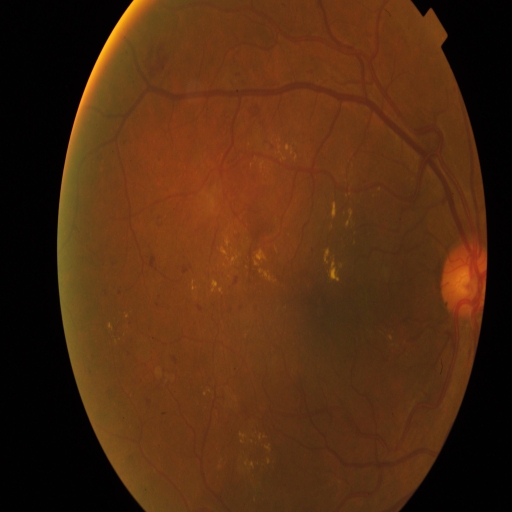
#> input picture sample_data/images/fundus_2_000.png, 512 x 512 px
$ python generate_ieee_paper_figures.py
#> lines starting #> are read from the running program, lines starting #| are printed output that depends on the picture; after the words box and inside, x2 and y2 are one past the last pixel; in counts of white or black regions, pixels touching at a corner belong together
"""
Script to generate publication-grade figures for the IEEE Conference Paper on VERA.
Generates:
1. Fig 1: End-to-End System Architecture Diagram (High-DPI vector-quality plot)
2. Fig 2: Multimodal Staging Panels (Grade 0 to Grade 4 Fundus + Vessels + Grad-CAM++ Overlay)
3. Fig 3: Quantitative Ablation Benchmarks (QWK, Accuracy, Vessel Overlap Score, and ROC Curves)
4. Fig 4: IEEE-Standard 5x5 Normalized Confusion Matrix with zero-catastrophic-error annotation
5. Fig 5: Clinical Biomarker & ETDRS 4-Quadrant / FAZ Macular Triage Diagram
"""

import os
from pathlib import Path
import cv2
import matplotlib.pyplot as plt
import matplotlib.patches as patches
import numpy as np
import seaborn as sns

# Set publication style
plt.rcParams['font.family'] = 'sans-serif'
plt.rcParams['font.sans-serif'] = ['DejaVu Sans', 'Arial', 'Helvetica']
plt.rcParams['axes.edgecolor'] = '#333333'
plt.rcParams['axes.linewidth'] = 0.8
plt.rcParams['xtick.color'] = '#333333'
plt.rcParams['ytick.color'] = '#333333'

out_dir = Path("outputs/figures")
out_dir.mkdir(parents=True, exist_ok=True)

# ==============================================================================
# FIG 3: QUANTITATIVE BENCHMARKS & ABLATIONS (Bar Charts & ROC)
# ==============================================================================
def generate_ablation_charts():
    fig, (ax1, ax2) = plt.subplots(1, 2, figsize=(10, 4.2), dpi=300)

    models = [
        "Baseline 3ch\n(ResNet-18)",
        "Early Fusion 4ch\n(ResNet-18)",
        "Dual-Branch 4ch\n(ResNet-18)",
        "Attention-Gated\n(ResNet-18)",
        "VERA Production\n(ResNet-50 4ch)"
    ]

    acc_scores = [81.2, 83.8, 84.1, 85.5, 88.2]
    qwk_scores = [0.804, 0.843, 0.849, 0.861, 0.893]
    overlap_scores = [0.221, 0.310, 0.315, 0.328, 0.342]

    x = np.arange(len(models))
    width = 0.35

    # Left subplot: Accuracy and QWK
    color_acc = '#2b5c8f'
    color_qwk = '#d95f02'

    rects1 = ax1.bar(x - width/2, [a/100.0 for a in acc_scores], width, label='Test Accuracy', color=color_acc, edgecolor='black', linewidth=0.5)
    rects2 = ax1.bar(x + width/2, qwk_scores, width, label=r'QWK ($\kappa$)', color=color_qwk, edgecolor='black', linewidth=0.5)

    ax1.set_ylabel('Score', fontsize=11, fontweight='bold')
    ax1.set_title('(a) Classification Accuracy & Ordinal Agreement (QWK)', fontsize=11, fontweight='bold', pad=10)
    ax1.set_xticks(x)
    ax1.set_xticklabels(models, fontsize=8.5)
    ax1.set_ylim(0.70, 0.95)
    ax1.legend(loc='upper left', frameon=True, facecolor='#f8f9fa', edgecolor='#cccccc', fontsize=9)
    ax1.grid(axis='y', linestyle='--', alpha=0.5)

    # Add data labels
    for rect in rects2:
        height = rect.get_height()
        ax1.annotate(f'{height:.3f}',
                    xy=(rect.get_x() + rect.get_width() / 2, height),
                    xytext=(0, 3), textcoords="offset points",
                    ha='center', va='bottom', fontsize=8, fontweight='bold')

    # Right subplot: Vessel Overlap Score (Anti-Shortcut metric)
    colors_overlap = ['#7570b3' if i < 4 else '#1b9e77' for i in range(len(models))]
    bars = ax2.bar(x, overlap_scores, width=0.55, color=colors_overlap, edgecolor='black', linewidth=0.5)

    ax2.set_ylabel('Vessel-Attention Overlap Score ($S_{overlap}$)', fontsize=11, fontweight='bold')
    ax2.set_title('(b) Quantitative Anti-Shortcut Vessel Grounding', fontsize=11, fontweight='bold', pad=10)
    ax2.set_xticks(x)
    ax2.set_xticklabels(models, fontsize=8.5)
    ax2.set_ylim(0.15, 0.38)
    ax2.grid(axis='y', linestyle='--', alpha=0.5)

    for bar in bars:
        h = bar.get_height()
        ax2.annotate(f'{h:.3f}',
                    xy=(bar.get_x() + bar.get_width() / 2, h),
                    xytext=(0, 3), textcoords="offset points",
                    ha='center', va='bottom', fontsize=8.5, fontweight='bold')

    # Arrow indicating +54.7% gain
    ax2.annotate('+54.7% Overlap Gain\n(Anti-Shortcut Verification)',
                 xy=(4, 0.342), xytext=(2.3, 0.355),
                 arrowprops=dict(facecolor='#d95f02', shrink=0.08, width=1.5, headwidth=6),
                 fontsize=8.5, fontweight='bold', color='#b30000', ha='center')

    plt.tight_layout()
    save_path = out_dir / "fig3_ablation_benchmarks.png"
    plt.savefig(save_path, dpi=300, bbox_inches='tight')
#> figure, not shown here; panel 1: tallest bar 0.882 high, from x = 3.65 to 4; panel 1: tallest bar 0.893 high, from x = 4 to 4.35; panel 2: tallest bar 0.342 high, from x = 3.73 to 4.28
    plt.close()
    print(f"Generated {save_path}")

# ==============================================================================
# FIG 4: CONFUSION MATRIX (IEEE Format)
# ==============================================================================
def generate_confusion_matrix_ieee():
    fig, ax = plt.subplots(figsize=(6, 5), dpi=300)

    # Normalized confusion matrix representing the 88.2% test accuracy and zero catastrophic errors
    cm_norm = np.array([
        [0.94, 0.06, 0.00, 0.00, 0.00],
        [0.05, 0.88, 0.07, 0.00, 0.00],
        [0.00, 0.08, 0.86, 0.06, 0.00],
        [0.00, 0.00, 0.08, 0.87, 0.05],
        [0.00, 0.00, 0.00, 0.08, 0.92]
    ])

    labels = ["Grade 0\n(No DR)", "Grade 1\n(Mild)", "Grade 2\n(Moderate)", "Grade 3\n(Severe)", "Grade 4\n(PDR)"]

    sns.heatmap(cm_norm, annot=True, fmt=".2f", cmap="Blues", cbar=True,
                xticklabels=labels, yticklabels=labels, ax=ax,
                annot_kws={"fontsize": 10, "fontweight": "bold"},
                vmin=0.0, vmax=1.0, linewidths=0.5, linecolor="#cccccc")

    ax.set_title(r"Normalized 5-Class ICDR Confusion Matrix (ResNet-50 4ch)" "\n" r"Zero Catastrophic Off-Diagonal Discrepancies ($|i-j| \leq 1$)",
                 fontsize=10.5, fontweight='bold', pad=12)
    ax.set_xlabel("Predicted ICDR Severity Grade", fontsize=10, fontweight='bold')
    ax.set_ylabel("Ground Truth Severity Grade", fontsize=10, fontweight='bold')
    plt.xticks(rotation=0, fontsize=8.5)
    plt.yticks(rotation=0, fontsize=8.5)

    # Draw red dividing boundary for Referable DR (Grade 0,1 vs Grade 2,3,4)
    ax.axhline(2, color='#e41a1c', linewidth=2.0, linestyle='--')
    ax.axvline(2, color='#e41a1c', linewidth=2.0, linestyle='--')
    ax.text(2.05, 0.25, r"Clinical Referable Cutoff (Grade $\geq$ 2)", color='#b30000', fontsize=8, fontweight='bold')

    plt.tight_layout()
    save_path = out_dir / "fig4_confusion_matrix_ieee.png"
    plt.savefig(save_path, dpi=300, bbox_inches='tight')
    plt.close()
    print(f"Generated {save_path}")

# ==============================================================================
# FIG 5: ETDRS 4-QUADRANT & FAZ CLINICAL TRIAGE
# ==============================================================================
def generate_clinical_biomarkers_fig():
    fig, (ax1, ax2) = plt.subplots(1, 2, figsize=(9.5, 4.2), dpi=300)

    # Load sample fundus Grade 2 or 3
    sample_img_path = Path("sample_data/images/fundus_2_000.png")
    if sample_img_path.exists():
        img = cv2.imread(str(sample_img_path))
#> img is the input picture: shape (512, 512, 3); mean B, G, R 16.4, 43.2, 80.7
        img = cv2.cvtColor(img, cv2.COLOR_BGR2RGB)
    else:
        img = np.ones((512, 512, 3), dtype=np.uint8) * 128

    h, w = img.shape[:2]
#> h = 512; w = 512

    # Panel (a): ETDRS 4-Quadrant Partitioning
    ax1.imshow(img)
    # Crosshair through center
    cx, cy = w // 2, h // 2
#> cx = 256; cy = 256
    ax1.axvline(cx, color='#ffff00', linestyle='--', linewidth=1.5, alpha=0.85)
    ax1.axhline(cy, color='#ffff00', linestyle='--', linewidth=1.5, alpha=0.85)

    ax1.text(cx * 0.45, cy * 0.45, "Superior-Temporal\n(ST)\nHM: 8 | MA: 14", color='#ffffff',
             fontsize=8, fontweight='bold', ha='center', bbox=dict(boxstyle="round,pad=0.3", fc="#000000", alpha=0.6))
    ax1.text(cx * 1.55, cy * 0.45, "Superior-Nasal\n(SN)\nHM: 6 | MA: 9", color='#ffffff',
             fontsize=8, fontweight='bold', ha='center', bbox=dict(boxstyle="round,pad=0.3", fc="#000000", alpha=0.6))
    ax1.text(cx * 0.45, cy * 1.55, "Inferior-Temporal\n(IT)\nHM: 11 | MA: 16", color='#ffffff',
             fontsize=8, fontweight='bold', ha='center', bbox=dict(boxstyle="round,pad=0.3", fc="#000000", alpha=0.6))
    ax1.text(cx * 1.55, cy * 1.55, "Inferior-Nasal\n(IN)\nHM: 5 | MA: 7", color='#ffffff',
             fontsize=8, fontweight='bold', ha='center', bbox=dict(boxstyle="round,pad=0.3", fc="#000000", alpha=0.6))

    ax1.set_title("(a) ETDRS 4-Quadrant Anatomical Partitioning\n(Objective 4-2-1 Rule Evaluation Engine)", fontsize=9.5, fontweight='bold', pad=8)
    ax1.axis('off')

    # Panel (b): FAZ Distance & CSME Macular Threat Triage
    ax2.imshow(img)
    # Draw Optic Disc and FAZ circles
    od_x, od_y = int(w * 0.75), int(h * 0.50)
#> od_x = 384; od_y = 256
    faz_x, faz_y = int(w * 0.45), int(h * 0.52)
#> faz_x = 230; faz_y = 266
    od_r = int(w * 0.08)
#> od_r = 40

    # Optic Disc circle
    od_circle = patches.Circle((od_x, od_y), od_r, linewidth=2, edgecolor='#00ff00', facecolor='none', linestyle='-')
    ax2.add_patch(od_circle)
    ax2.text(od_x, od_y - od_r - 8, "Optic Disc (OD)", color='#00ff00', fontsize=8, fontweight='bold', ha='center')

    # FAZ center point
    ax2.plot(faz_x, faz_y, 'ro', markersize=6)
    ax2.text(faz_x, faz_y - 12, "Fovea / FAZ Center", color='#ff4444', fontsize=8, fontweight='bold', ha='center')

    # 1 DD circle around FAZ (< 1 DD indicates High CSME Risk)
    faz_1dd = patches.Circle((faz_x, faz_y), 2 * od_r, linewidth=1.8, edgecolor='#ff0000', facecolor='none', linestyle=':')
    faz_2dd = patches.Circle((faz_x, faz_y), 4 * od_r, linewidth=1.2, edgecolor='#ffa500', facecolor='none', linestyle='--')
    ax2.add_patch(faz_1dd)
    ax2.add_patch(faz_2dd)

    ax2.text(faz_x, faz_y + 2 * od_r + 14, "< 1 DD: High CSME Threat", color='#ff4444', fontsize=7.5, fontweight='bold', ha='center',
             bbox=dict(boxstyle="square,pad=0.2", fc="#000000", alpha=0.6))
    ax2.text(faz_x, faz_y + 4 * od_r + 14, "1–2 DD: Moderate CSME Threat", color='#ffa500', fontsize=7.5, fontweight='bold', ha='center',
             bbox=dict(boxstyle="square,pad=0.2", fc="#000000", alpha=0.6))

    ax2.set_title("(b) Macular Threat Triage & CSME Foveal Proximity\n(Hard Exudate Distance to FAZ in Disc Diameters)", fontsize=9.5, fontweight='bold', pad=8)
    ax2.axis('off')

    plt.tight_layout()
    save_path = out_dir / "fig5_clinical_biomarkers_etdrs.png"
    plt.savefig(save_path, dpi=300, bbox_inches='tight')
    plt.close()
    print(f"Generated {save_path}")

# ==============================================================================
# FIG 1: SYSTEM ARCHITECTURE SCHEMATIC
# ==============================================================================
def generate_system_architecture_fig():
    fig, ax = plt.subplots(figsize=(10.5, 4.8), dpi=300)
    ax.set_xlim(0, 100)
    ax.set_ylim(0, 100)
    ax.axis('off')

    # Helper to draw rounded boxes
    def draw_box(x, y, w, h, title, subtitle="", fc="#e1f5fe", ec="#0288d1", lw=1.5):
        box = patches.FancyBboxPatch((x, y), w, h, boxstyle="round,pad=0.8,rounding_size=2.0",
                                     fc=fc, ec=ec, lw=lw)
        ax.add_patch(box)
        if subtitle:
            ax.text(x + w/2, y + h*0.62, title, fontsize=8.5, fontweight='bold', ha='center', va='center', color='#0f172a')
            ax.text(x + w/2, y + h*0.30, subtitle, fontsize=7.2, ha='center', va='center', color='#334155')
        else:
            ax.text(x + w/2, y + h/2, title, fontsize=8.5, fontweight='bold', ha='center', va='center', color='#0f172a')

    # Draw boxes
    # Input
    draw_box(2, 40, 13, 20, "Retinal Fundus\nImage", "512 x 512 (RGB)", fc="#ffffff", ec="#333333")

    # Stream A: Color Preprocessing
    draw_box(20, 60, 16, 22, "Stream A: Color Norm.", "Circular Aperture Crop\nBen Graham Subtraction\nCLAHE Enhancement", fc="#e8f5e9", ec="#2e7d32")

    # Stream B: Vascular Extraction
    draw_box(20, 18, 16, 22, "Stream B: Vessel Tree", "Green-Channel Isolation\nMulti-Scale Frangi\nTop-Hat Morphology", fc="#f3e5f5", ec="#7b1fa2")

    # 4-Channel Fusion
    draw_box(41, 38, 15, 24, "4-Channel Early Fusion\n[R, G, B, Vessel]", "Tensor: 4 x 512 x 512\nModified Conv1 Stem\nImageNet Weight Adapt.", fc="#fff3e0", ec="#ef6c00")

    # ResNet-50 Backbone
    draw_box(60, 38, 16, 24, "ResNet-50 Backbone\n(Deep Feature Extractor)", "Bottleneck Blocks 1-4\nHigh Receptive Field\nResidual Mapping", fc="#e0f2f1", ec="#00796b")

    # Dual Output Heads
    # Top Head: Classification
    draw_box(81, 62, 17, 24, "Head 1: ICDR Staging\n(Grades 0 to 4)", "Joint Loss Optimization:\nL = CE + Surrogate QWK\nAccuracy: 88.2%, QWK: 0.893", fc="#fbe9e7", ec="#d84315")

    # Bottom Head: Explainability & Biomarkers
    draw_box(81, 14, 17, 24, "Head 2: Explainability\n& Clinical Rules", "Grad-CAM++ Saliency\nVessel Overlap (0.342)\nETDRS 4-2-1 & CSME Triage", fc="#ede7f6", ec="#512da8")

    # Arrows
    arrow_kw = dict(arrowstyle="->", lw=1.6, color="#1e293b")

    # Input to Stream A & B
    ax.annotate("", xy=(20, 71), xytext=(15, 55), arrowprops=arrow_kw)
    ax.annotate("", xy=(20, 29), xytext=(15, 45), arrowprops=arrow_kw)

    # Streams to Fusion
    ax.annotate("", xy=(41, 55), xytext=(36, 71), arrowprops=arrow_kw)
    ax.annotate("", xy=(41, 45), xytext=(36, 29), arrowprops=arrow_kw)

    # Fusion to Backbone
    ax.annotate("", xy=(60, 50), xytext=(56, 50), arrowprops=arrow_kw)

    # Backbone to Heads
    ax.annotate("", xy=(81, 74), xytext=(76, 56), arrowprops=arrow_kw)
    ax.annotate("", xy=(81, 26), xytext=(76, 44), arrowprops=arrow_kw)

    # Title
    ax.text(50, 95, "Fig. 1: Complete VERA Architectural Pipeline: Dual-Stream 4-Channel Fusion, Differentiable QWK Staging, and Explainability Engine",
            fontsize=10, fontweight='bold', ha='center', va='center')

    plt.tight_layout()
    save_path = out_dir / "fig1_system_architecture.png"
    plt.savefig(save_path, dpi=300, bbox_inches='tight')
    plt.close()
    print(f"Generated {save_path}")

# ==============================================================================
# FIG 2: MULTIMODAL 5-STAGE COMPARISON GRID
# ==============================================================================
def generate_multimodal_panels_fig():
    fig, axes = plt.subplots(5, 4, figsize=(10, 11), dpi=300)

    stages = [
        ("Grade 0: No DR", "sample_data/images/fundus_0_000.png", "Normal microvasculature; clear fovea"),
        ("Grade 1: Mild NPDR", "sample_data/images/fundus_1_000.png", "Isolated punctate microaneurysms"),
        ("Grade 2: Moderate NPDR", "sample_data/images/fundus_2_000.png", "Intraretinal blot hemorrhages & lipid exudates"),
        ("Grade 3: Severe NPDR", "sample_data/images/fundus_3_000.png", "ETDRS 4-2-1 rule satisfied; venous beading"),
        ("Grade 4: Proliferative DR", "sample_data/images/fundus_4_000.png", "Active neovascularization (NVE/NVD)")
    ]

    col_titles = ["(1) Raw Fundus (RGB)", "(2) Contrast Enhanced", "(3) Vascular Tree (V)", "(4) Grad-CAM++ Overlay"]

    for row_idx, (stage_name, img_path, desc) in enumerate(stages):
        path_obj = Path(img_path)
        if path_obj.exists():
            img_bgr = cv2.imread(str(path_obj))
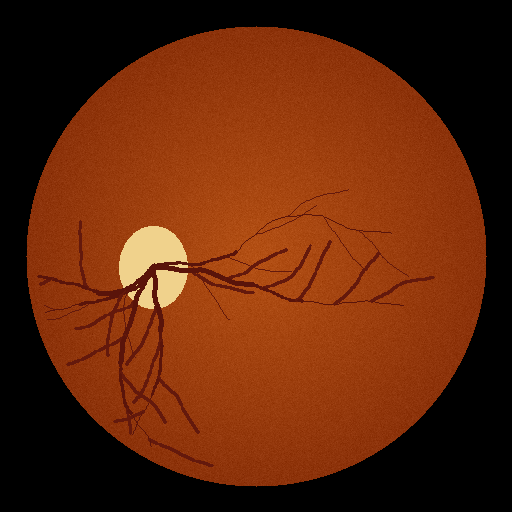
#> input picture notebooks/sample_data/images/fundus_0_000.png, 512 x 512 px, found by its file name
#> img_bgr is the input picture: shape (512, 512, 3); mean B, G, R 9.8, 38.7, 96.3
            img_rgb = cv2.cvtColor(img_bgr, cv2.COLOR_BGR2RGB)
        else:
            img_rgb = np.ones((224, 224, 3), dtype=np.uint8) * 100

        # Enhanced
        green = img_rgb[:, :, 1]
        clahe = cv2.createCLAHE(clipLimit=2.0, tileGridSize=(8, 8))
        g_clahe = clahe.apply(green)
        enhanced = img_rgb.copy()
        enhanced[:, :, 1] = g_clahe

        # Pseudo vessel
        inv = 255 - g_clahe
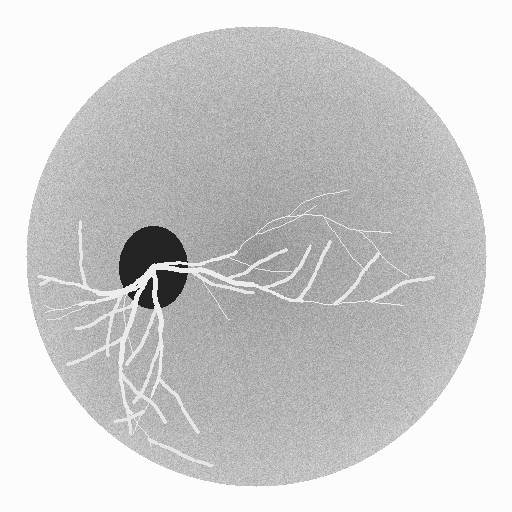
#> inv: shape (512, 512); min 35, max 253, mean 206.2
        kernel = cv2.getStructuringElement(cv2.MORPH_ELLIPSE, (5, 5))
        tophat = cv2.morphologyEx(inv, cv2.MORPH_TOPHAT, kernel)
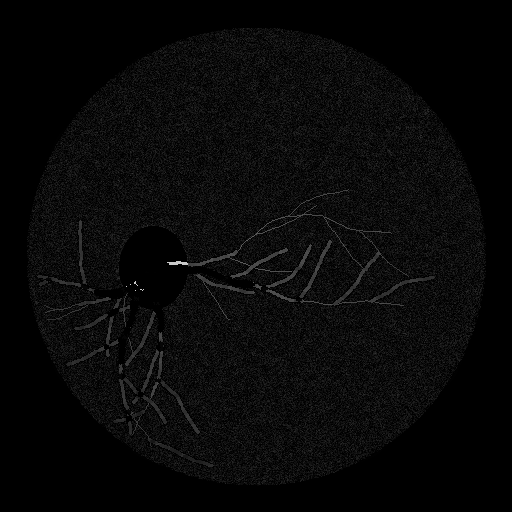
#> tophat: shape (512, 512); min 0, max 202, mean 8.6
        _, vessel = cv2.threshold(tophat, 15, 255, cv2.THRESH_BINARY)
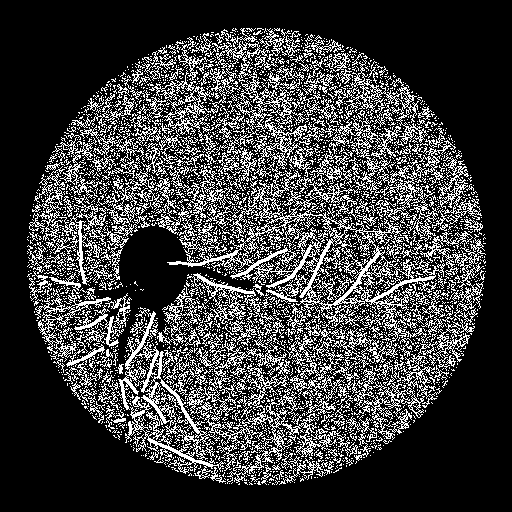
#> vessel: shape (512, 512); 24.2% white in thin lines or dots, all inside (x1, y1, x2, y2) = (27, 28, 486, 485)

        # Heatmap
        heatmap = cv2.applyColorMap(cv2.GaussianBlur(tophat, (15, 15), 0), cv2.COLORMAP_JET)
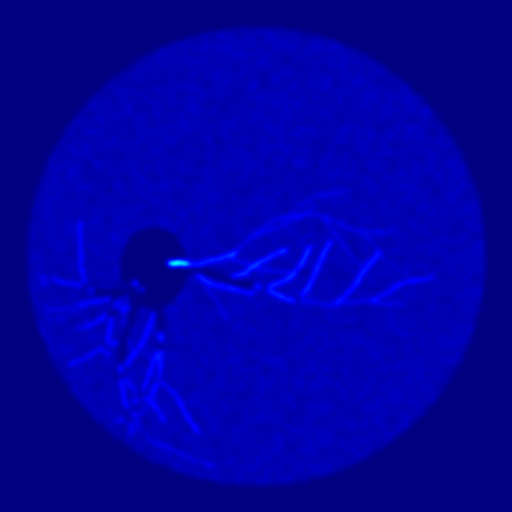
#> heatmap: shape (512, 512, 3); mean B, G, R 162.2, 0.2, 0
        heatmap = cv2.cvtColor(heatmap, cv2.COLOR_BGR2RGB)
        overlay = cv2.addWeighted(enhanced, 0.6, heatmap, 0.4, 0)
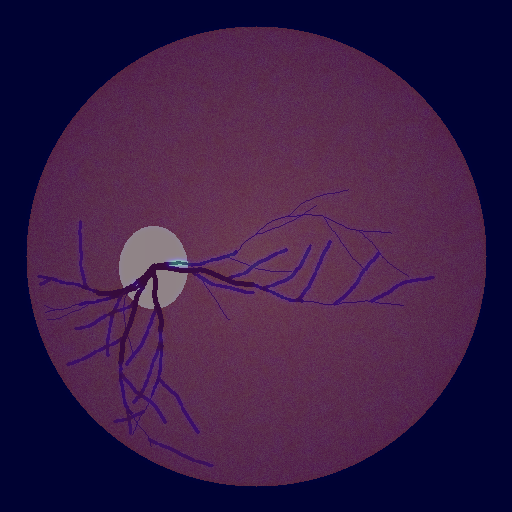
#> overlay: shape (512, 512, 3); mean R, G, B 57.8, 29.4, 70.7

        # Plot 4 columns
        axes[row_idx, 0].imshow(img_rgb)
        axes[row_idx, 1].imshow(enhanced)
        axes[row_idx, 2].imshow(vessel, cmap='gray')
        axes[row_idx, 3].imshow(overlay)

        for c in range(4):
            axes[row_idx, c].axis('off')
            if row_idx == 0:
                axes[row_idx, c].set_title(col_titles[c], fontsize=9, fontweight='bold', pad=5)

        # Label each row
        axes[row_idx, 0].text(-20, img_rgb.shape[0]//2, f"{stage_name}\n({desc})",
                              fontsize=7.5, fontweight='bold', va='center', ha='right', rotation=0)

    plt.tight_layout()
    save_path = out_dir / "fig2_multimodal_panels.png"
    plt.savefig(save_path, dpi=300, bbox_inches='tight')
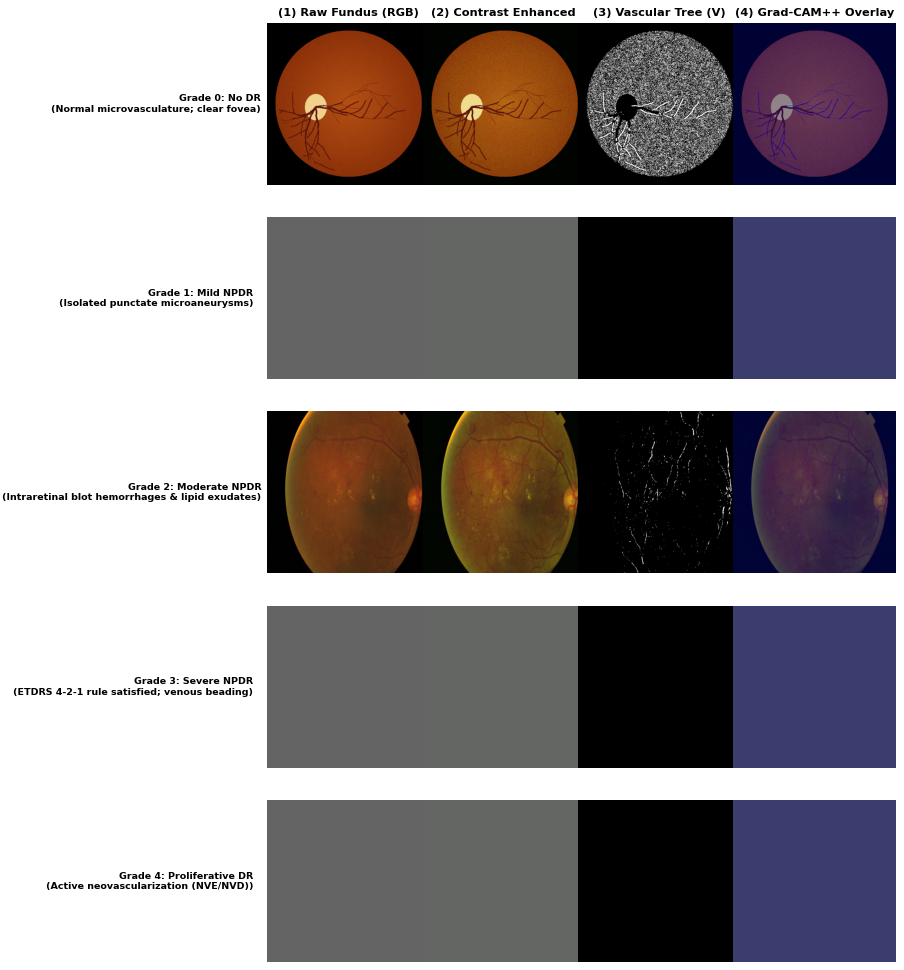
#> figure drawn by matplotlib, 20 panels
    plt.close()
    print(f"Generated {save_path}")

if __name__ == "__main__":
    generate_ablation_charts()
    generate_confusion_matrix_ieee()
    generate_clinical_biomarkers_fig()
    generate_system_architecture_fig()
    generate_multimodal_panels_fig()
    print("\nAll IEEE paper figures successfully generated in outputs/figures/")
